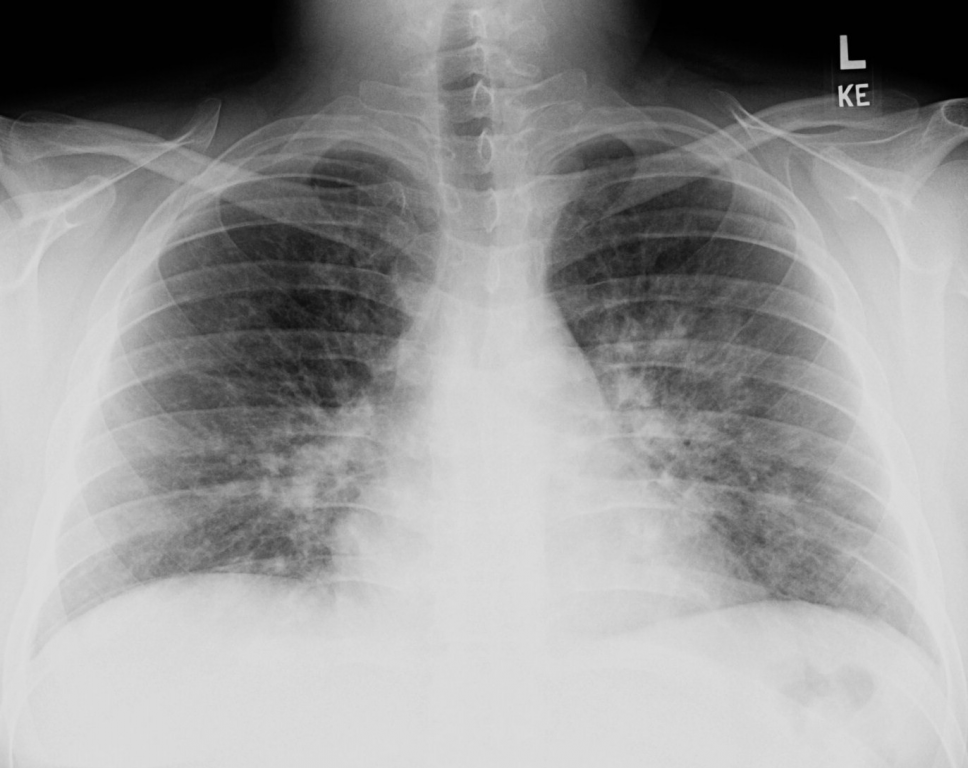
#> input picture Pengolahan Citra Digital/images/chestxray.jpg, 968 x 768 px
$ jupyter execute Praktikum_Image_Enhancement.ipynb   (older library calls are emulated)
#> lines starting #> are read from the running program, lines starting #| are printed output that depends on the picture
# Praktikum Image Enhancement
Modul ini akan membimbing Anda melalui berbagai teknik peningkatan citra digital menggunakan Python dan OpenCV.

## 1. Persiapan Lingkungan

[cell 1]
# !pip install opencv-python matplotlib

[cell 2]
import cv2
import numpy as np
import matplotlib.pyplot as plt

## 2. Load Gambar Grayscale

[cell 3]
# Gantilah 'image.jpg' dengan path gambar Anda
img = cv2.imread('images/chestxray.jpg', cv2.IMREAD_GRAYSCALE)
#> img is the input picture: shape (768, 968); min 0, max 223, mean 150.8
plt.imshow(img, cmap='gray')
plt.title('Original Image')
plt.axis('off')
plt.show()

## 3. Histogram Equalization

[cell 4]
hist_eq = cv2.equalizeHist(img)
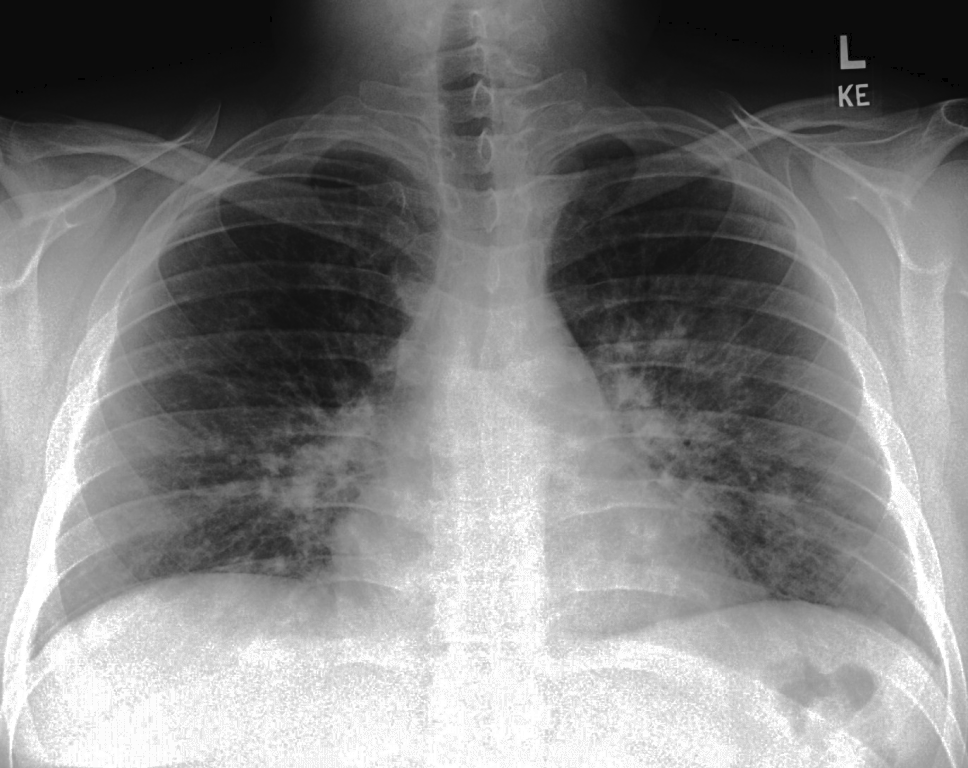
#> hist_eq: shape (768, 968); min 0, max 255, mean 129.4
plt.imshow(hist_eq, cmap='gray')
plt.title('Histogram Equalized')
plt.axis('off')
plt.show()

## 4. Sharpening dengan Laplacian

[cell 5]
laplacian = cv2.Laplacian(img, cv2.CV_64F)
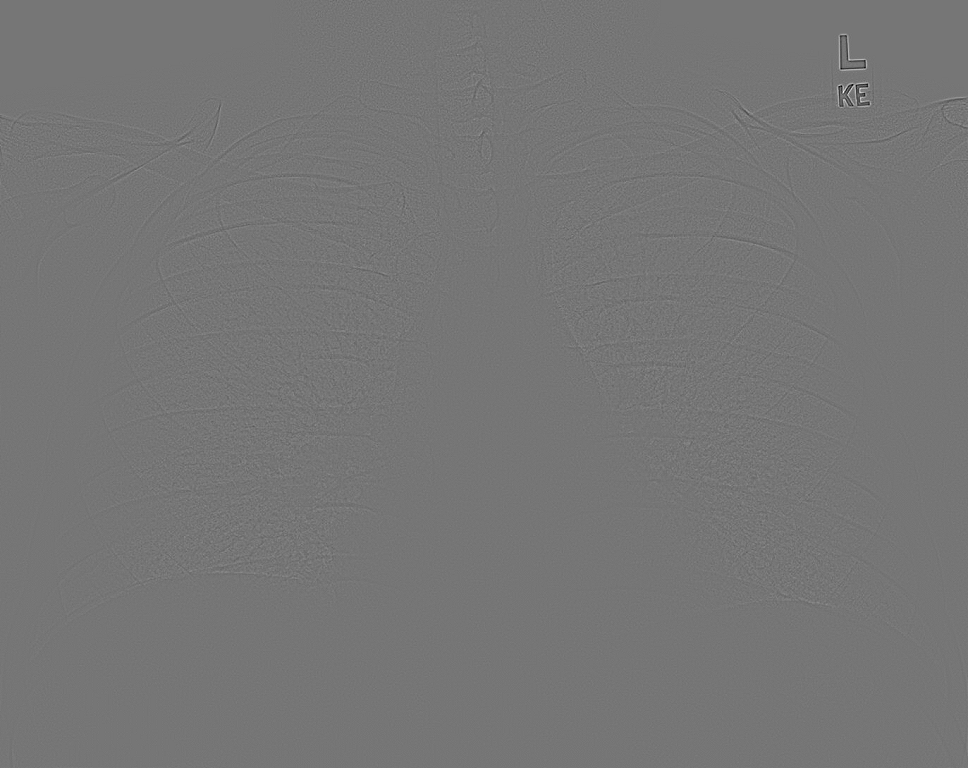
#> laplacian: shape (768, 968) float64; min -179, max 207, mean 0; drawn with min black and max white
sharpened = cv2.convertScaleAbs(img - 0.5 * laplacian)
plt.imshow(sharpened, cmap='gray')
plt.title('Sharpened Image')
plt.axis('off')
plt.show()

## 5. Perbandingan Semua Hasil

[cell 6]
plt.figure(figsize=(12, 4))
plt.subplot(1, 3, 1), plt.imshow(img, cmap='gray'), plt.title('Original')
plt.subplot(1, 3, 2), plt.imshow(hist_eq, cmap='gray'), plt.title('Histogram Equalized')
plt.subplot(1, 3, 3), plt.imshow(sharpened, cmap='gray'), plt.title('Sharpened')
plt.show()
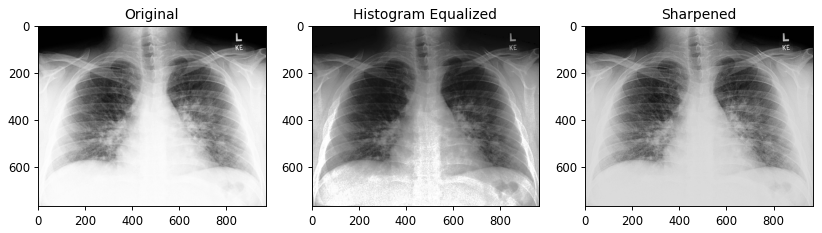
#> figure drawn by matplotlib, 3 panels
